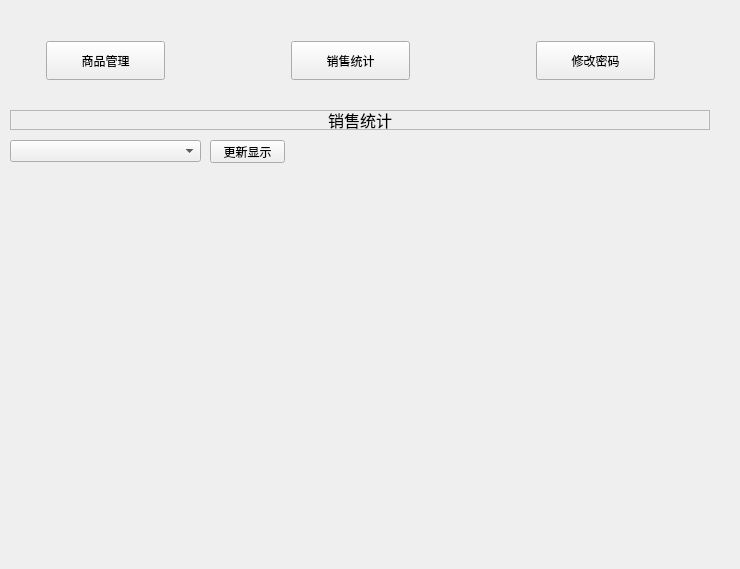
<?xml version="1.0" encoding="UTF-8"?>
<ui version="4.0">
 <class>Widget</class>
 <widget class="QWidget" name="Widget">
  <property name="geometry">
   <rect>
    <x>0</x>
    <y>0</y>
    <width>740</width>
    <height>569</height>
   </rect>
  </property>
  <property name="windowTitle">
   <string>Widget</string>
  </property>
  <widget class="QStackedWidget" name="stackedWidget">
   <property name="geometry">
    <rect>
     <x>10</x>
     <y>90</y>
     <width>700</width>
     <height>410</height>
    </rect>
   </property>
   <property name="currentIndex">
    <number>1</number>
   </property>
   <widget class="QWidget" name="managePage">
    <widget class="QLabel" name="label">
     <property name="geometry">
      <rect>
       <x>0</x>
       <y>20</y>
       <width>700</width>
       <height>20</height>
      </rect>
     </property>
     <property name="font">
      <font>
       <pointsize>12</pointsize>
      </font>
     </property>
     <property name="frameShape">
      <enum>QFrame::StyledPanel</enum>
     </property>
     <property name="text">
      <string>商品管理</string>
     </property>
     <property name="alignment">
      <set>Qt::AlignCenter</set>
     </property>
    </widget>
    <widget class="QToolBox" name="toolBox">
     <property name="geometry">
      <rect>
       <x>20</x>
       <y>50</y>
       <width>341</width>
       <height>371</height>
      </rect>
     </property>
     <property name="frameShape">
      <enum>QFrame::WinPanel</enum>
     </property>
     <property name="frameShadow">
      <enum>QFrame::Raised</enum>
     </property>
     <widget class="QWidget" name="toolBoxPage1">
      <property name="geometry">
       <rect>
        <x>0</x>
        <y>0</y>
        <width>337</width>
        <height>277</height>
       </rect>
      </property>
      <attribute name="label">
       <string>出售商品</string>
      </attribute>
      <widget class="QLabel" name="label_9">
       <property name="geometry">
        <rect>
         <x>20</x>
         <y>200</y>
         <width>36</width>
         <height>16</height>
        </rect>
       </property>
       <property name="text">
        <string>金额：</string>
       </property>
      </widget>
      <widget class="QPushButton" name="sellCancelBtn">
       <property name="geometry">
        <rect>
         <x>150</x>
         <y>250</y>
         <width>75</width>
         <height>23</height>
        </rect>
       </property>
       <property name="text">
        <string>取消</string>
       </property>
      </widget>
      <widget class="QLabel" name="label_6">
       <property name="geometry">
        <rect>
         <x>21</x>
         <y>50</y>
         <width>36</width>
         <height>16</height>
        </rect>
       </property>
       <property name="text">
        <string>类型：</string>
       </property>
      </widget>
      <widget class="QLabel" name="label_7">
       <property name="geometry">
        <rect>
         <x>21</x>
         <y>87</y>
         <width>36</width>
         <height>16</height>
        </rect>
       </property>
       <property name="text">
        <string>品牌：</string>
       </property>
      </widget>
      <widget class="QComboBox" name="sellTypeComboBox">
       <property name="geometry">
        <rect>
         <x>63</x>
         <y>50</y>
         <width>161</width>
         <height>20</height>
        </rect>
       </property>
       <property name="sizePolicy">
        <sizepolicy hsizetype="Expanding" vsizetype="Fixed">
         <horstretch>0</horstretch>
         <verstretch>0</verstretch>
        </sizepolicy>
       </property>
      </widget>
      <widget class="QComboBox" name="sellBrandComboBox">
       <property name="geometry">
        <rect>
         <x>63</x>
         <y>87</y>
         <width>210</width>
         <height>20</height>
        </rect>
       </property>
       <property name="sizePolicy">
        <sizepolicy hsizetype="Expanding" vsizetype="Fixed">
         <horstretch>0</horstretch>
         <verstretch>0</verstretch>
        </sizepolicy>
       </property>
      </widget>
      <widget class="QPushButton" name="sellOkBtn">
       <property name="geometry">
        <rect>
         <x>30</x>
         <y>250</y>
         <width>75</width>
         <height>23</height>
        </rect>
       </property>
       <property name="text">
        <string>确定</string>
       </property>
      </widget>
      <widget class="QLabel" name="label_8">
       <property name="geometry">
        <rect>
         <x>21</x>
         <y>160</y>
         <width>36</width>
         <height>16</height>
        </rect>
       </property>
       <property name="text">
        <string>数量：</string>
       </property>
      </widget>
      <widget class="QSpinBox" name="sellNumSpinBox">
       <property name="geometry">
        <rect>
         <x>63</x>
         <y>160</y>
         <width>51</width>
         <height>22</height>
        </rect>
       </property>
      </widget>
      <widget class="QLineEdit" name="sellSumLineEdit">
       <property name="geometry">
        <rect>
         <x>63</x>
         <y>200</y>
         <width>100</width>
         <height>20</height>
        </rect>
       </property>
      </widget>
      <widget class="QLabel" name="label_13">
       <property name="geometry">
        <rect>
         <x>180</x>
         <y>200</y>
         <width>54</width>
         <height>12</height>
        </rect>
       </property>
       <property name="text">
        <string>元</string>
       </property>
      </widget>
      <widget class="QLabel" name="label_24">
       <property name="geometry">
        <rect>
         <x>21</x>
         <y>120</y>
         <width>36</width>
         <height>16</height>
        </rect>
       </property>
       <property name="text">
        <string>单价：</string>
       </property>
      </widget>
      <widget class="QLineEdit" name="sellPriceLineEdit">
       <property name="geometry">
        <rect>
         <x>63</x>
         <y>120</y>
         <width>101</width>
         <height>20</height>
        </rect>
       </property>
      </widget>
      <widget class="QLabel" name="label_25">
       <property name="geometry">
        <rect>
         <x>180</x>
         <y>120</y>
         <width>54</width>
         <height>12</height>
        </rect>
       </property>
       <property name="text">
        <string>元</string>
       </property>
      </widget>
      <widget class="QLabel" name="sellLastNumLabel">
       <property name="geometry">
        <rect>
         <x>130</x>
         <y>160</y>
         <width>111</width>
         <height>20</height>
        </rect>
       </property>
       <property name="text">
        <string>剩余数量：000</string>
       </property>
      </widget>
     </widget>
     <widget class="QWidget" name="page_3">
      <property name="geometry">
       <rect>
        <x>0</x>
        <y>0</y>
        <width>337</width>
        <height>277</height>
       </rect>
      </property>
      <attribute name="label">
       <string>已有商品入库</string>
      </attribute>
      <widget class="QLabel" name="label_2">
       <property name="geometry">
        <rect>
         <x>21</x>
         <y>50</y>
         <width>36</width>
         <height>16</height>
        </rect>
       </property>
       <property name="text">
        <string>类型：</string>
       </property>
      </widget>
      <widget class="QLabel" name="label_5">
       <property name="geometry">
        <rect>
         <x>21</x>
         <y>87</y>
         <width>36</width>
         <height>16</height>
        </rect>
       </property>
       <property name="text">
        <string>品牌：</string>
       </property>
      </widget>
      <widget class="QLabel" name="label_10">
       <property name="geometry">
        <rect>
         <x>21</x>
         <y>120</y>
         <width>36</width>
         <height>16</height>
        </rect>
       </property>
       <property name="text">
        <string>单价：</string>
       </property>
      </widget>
      <widget class="QLabel" name="label_11">
       <property name="geometry">
        <rect>
         <x>21</x>
         <y>160</y>
         <width>36</width>
         <height>16</height>
        </rect>
       </property>
       <property name="text">
        <string>数量：</string>
       </property>
      </widget>
      <widget class="QPushButton" name="goodsOkBtn">
       <property name="geometry">
        <rect>
         <x>30</x>
         <y>250</y>
         <width>75</width>
         <height>23</height>
        </rect>
       </property>
       <property name="text">
        <string>确定</string>
       </property>
      </widget>
      <widget class="QPushButton" name="goodsCancelBtn">
       <property name="geometry">
        <rect>
         <x>150</x>
         <y>250</y>
         <width>75</width>
         <height>23</height>
        </rect>
       </property>
       <property name="text">
        <string>取消</string>
       </property>
      </widget>
      <widget class="QComboBox" name="goodsTypeComboBox">
       <property name="geometry">
        <rect>
         <x>63</x>
         <y>50</y>
         <width>151</width>
         <height>20</height>
        </rect>
       </property>
      </widget>
      <widget class="QLineEdit" name="goodsPriceLineEdit">
       <property name="geometry">
        <rect>
         <x>63</x>
         <y>120</y>
         <width>100</width>
         <height>20</height>
        </rect>
       </property>
      </widget>
      <widget class="QComboBox" name="goodsBrandComboBox">
       <property name="geometry">
        <rect>
         <x>63</x>
         <y>87</y>
         <width>210</width>
         <height>20</height>
        </rect>
       </property>
      </widget>
      <widget class="QLabel" name="label_12">
       <property name="geometry">
        <rect>
         <x>180</x>
         <y>120</y>
         <width>54</width>
         <height>12</height>
        </rect>
       </property>
       <property name="text">
        <string>元</string>
       </property>
      </widget>
      <widget class="QLineEdit" name="goodsSumLineEdit">
       <property name="geometry">
        <rect>
         <x>63</x>
         <y>200</y>
         <width>100</width>
         <height>20</height>
        </rect>
       </property>
      </widget>
      <widget class="QLabel" name="label_19">
       <property name="geometry">
        <rect>
         <x>179</x>
         <y>200</y>
         <width>54</width>
         <height>12</height>
        </rect>
       </property>
       <property name="text">
        <string>元</string>
       </property>
      </widget>
      <widget class="QLabel" name="label_20">
       <property name="geometry">
        <rect>
         <x>20</x>
         <y>200</y>
         <width>36</width>
         <height>16</height>
        </rect>
       </property>
       <property name="text">
        <string>金额：</string>
       </property>
      </widget>
      <widget class="QSpinBox" name="goodsNumSpinBox">
       <property name="geometry">
        <rect>
         <x>63</x>
         <y>160</y>
         <width>61</width>
         <height>20</height>
        </rect>
       </property>
      </widget>
     </widget>
     <widget class="QWidget" name="page_5">
      <property name="geometry">
       <rect>
        <x>0</x>
        <y>0</y>
        <width>337</width>
        <height>277</height>
       </rect>
      </property>
      <attribute name="label">
       <string>新商品入库</string>
      </attribute>
      <widget class="QSpinBox" name="newNumSpinBox">
       <property name="geometry">
        <rect>
         <x>63</x>
         <y>160</y>
         <width>61</width>
         <height>20</height>
        </rect>
       </property>
      </widget>
      <widget class="QLabel" name="label_14">
       <property name="geometry">
        <rect>
         <x>21</x>
         <y>120</y>
         <width>36</width>
         <height>16</height>
        </rect>
       </property>
       <property name="text">
        <string>单价：</string>
       </property>
      </widget>
      <widget class="QLabel" name="label_15">
       <property name="geometry">
        <rect>
         <x>21</x>
         <y>160</y>
         <width>36</width>
         <height>16</height>
        </rect>
       </property>
       <property name="text">
        <string>数量：</string>
       </property>
      </widget>
      <widget class="QLineEdit" name="newPriceLineEdit">
       <property name="geometry">
        <rect>
         <x>63</x>
         <y>120</y>
         <width>81</width>
         <height>20</height>
        </rect>
       </property>
      </widget>
      <widget class="QComboBox" name="newTypeComboBox">
       <property name="geometry">
        <rect>
         <x>63</x>
         <y>50</y>
         <width>151</width>
         <height>20</height>
        </rect>
       </property>
      </widget>
      <widget class="QLabel" name="label_16">
       <property name="geometry">
        <rect>
         <x>21</x>
         <y>50</y>
         <width>36</width>
         <height>16</height>
        </rect>
       </property>
       <property name="text">
        <string>类型：</string>
       </property>
      </widget>
      <widget class="QLabel" name="label_17">
       <property name="geometry">
        <rect>
         <x>160</x>
         <y>120</y>
         <width>54</width>
         <height>12</height>
        </rect>
       </property>
       <property name="text">
        <string>元</string>
       </property>
      </widget>
      <widget class="QPushButton" name="newCancelBtn">
       <property name="geometry">
        <rect>
         <x>150</x>
         <y>250</y>
         <width>75</width>
         <height>23</height>
        </rect>
       </property>
       <property name="text">
        <string>取消</string>
       </property>
      </widget>
      <widget class="QLabel" name="label_18">
       <property name="geometry">
        <rect>
         <x>21</x>
         <y>87</y>
         <width>36</width>
         <height>16</height>
        </rect>
       </property>
       <property name="text">
        <string>品牌：</string>
       </property>
      </widget>
      <widget class="QPushButton" name="newOkBtn">
       <property name="geometry">
        <rect>
         <x>30</x>
         <y>250</y>
         <width>75</width>
         <height>23</height>
        </rect>
       </property>
       <property name="text">
        <string>确定</string>
       </property>
      </widget>
      <widget class="QLineEdit" name="newBrandlineEdit">
       <property name="geometry">
        <rect>
         <x>63</x>
         <y>87</y>
         <width>210</width>
         <height>20</height>
        </rect>
       </property>
      </widget>
      <widget class="QLineEdit" name="newSumLineEdit">
       <property name="geometry">
        <rect>
         <x>62</x>
         <y>200</y>
         <width>100</width>
         <height>20</height>
        </rect>
       </property>
      </widget>
      <widget class="QLabel" name="label_21">
       <property name="geometry">
        <rect>
         <x>179</x>
         <y>200</y>
         <width>54</width>
         <height>12</height>
        </rect>
       </property>
       <property name="text">
        <string>元</string>
       </property>
      </widget>
      <widget class="QLabel" name="label_22">
       <property name="geometry">
        <rect>
         <x>20</x>
         <y>200</y>
         <width>36</width>
         <height>16</height>
        </rect>
       </property>
       <property name="text">
        <string>金额：</string>
       </property>
      </widget>
     </widget>
    </widget>
    <widget class="QListWidget" name="dailyList">
     <property name="geometry">
      <rect>
       <x>360</x>
       <y>50</y>
       <width>321</width>
       <height>381</height>
      </rect>
     </property>
     <property name="editTriggers">
      <set>QAbstractItemView::NoEditTriggers</set>
     </property>
    </widget>
   </widget>
   <widget class="QWidget" name="charPage">
    <widget class="QLabel" name="label_46">
     <property name="geometry">
      <rect>
       <x>0</x>
       <y>20</y>
       <width>700</width>
       <height>20</height>
      </rect>
     </property>
     <property name="font">
      <font>
       <pointsize>12</pointsize>
      </font>
     </property>
     <property name="frameShape">
      <enum>QFrame::StyledPanel</enum>
     </property>
     <property name="text">
      <string>销售统计</string>
     </property>
     <property name="alignment">
      <set>Qt::AlignCenter</set>
     </property>
    </widget>
    <widget class="QComboBox" name="typeComboBox_2">
     <property name="geometry">
      <rect>
       <x>0</x>
       <y>50</y>
       <width>191</width>
       <height>22</height>
      </rect>
     </property>
    </widget>
    <widget class="QPushButton" name="updateBtn_2">
     <property name="geometry">
      <rect>
       <x>200</x>
       <y>50</y>
       <width>75</width>
       <height>23</height>
      </rect>
     </property>
     <property name="text">
      <string>更新显示</string>
     </property>
    </widget>
   </widget>
  </widget>
  <widget class="QWidget" name="layoutWidget">
   <property name="geometry">
    <rect>
     <x>35</x>
     <y>30</y>
     <width>631</width>
     <height>61</height>
    </rect>
   </property>
   <layout class="QHBoxLayout" name="horizontalLayout">
    <property name="sizeConstraint">
     <enum>QLayout::SetDefaultConstraint</enum>
    </property>
    <item>
     <widget class="QPushButton" name="manageBtn">
      <property name="sizePolicy">
       <sizepolicy hsizetype="Expanding" vsizetype="Expanding">
        <horstretch>0</horstretch>
        <verstretch>0</verstretch>
       </sizepolicy>
      </property>
      <property name="text">
       <string>商品管理</string>
      </property>
     </widget>
    </item>
    <item>
     <spacer name="horizontalSpacer_3">
      <property name="orientation">
       <enum>Qt::Horizontal</enum>
      </property>
      <property name="sizeHint" stdset="0">
       <size>
        <width>40</width>
        <height>20</height>
       </size>
      </property>
     </spacer>
    </item>
    <item>
     <widget class="QPushButton" name="chartBtn">
      <property name="sizePolicy">
       <sizepolicy hsizetype="Expanding" vsizetype="Expanding">
        <horstretch>0</horstretch>
        <verstretch>0</verstretch>
       </sizepolicy>
      </property>
      <property name="text">
       <string>销售统计</string>
      </property>
     </widget>
    </item>
    <item>
     <spacer name="horizontalSpacer_2">
      <property name="orientation">
       <enum>Qt::Horizontal</enum>
      </property>
      <property name="sizeHint" stdset="0">
       <size>
        <width>40</width>
        <height>20</height>
       </size>
      </property>
     </spacer>
    </item>
    <item>
     <widget class="QPushButton" name="passwordBtn">
      <property name="sizePolicy">
       <sizepolicy hsizetype="Expanding" vsizetype="Expanding">
        <horstretch>0</horstretch>
        <verstretch>0</verstretch>
       </sizepolicy>
      </property>
      <property name="text">
       <string>修改密码</string>
      </property>
     </widget>
    </item>
   </layout>
  </widget>
 </widget>
 <layoutdefault spacing="6" margin="11"/>
 <resources/>
 <connections/>
</ui>
